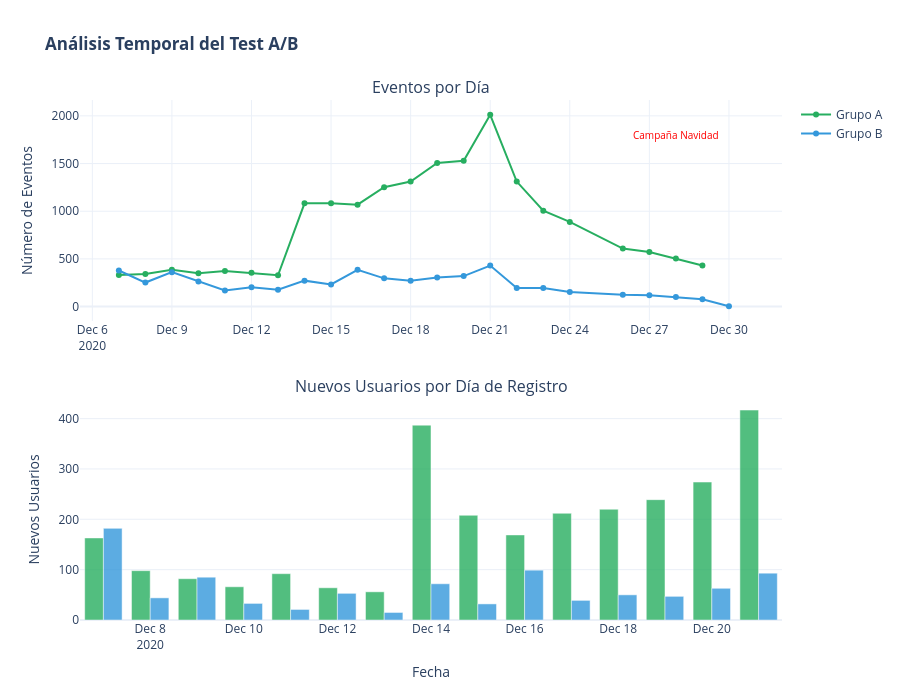

Here is the notebook cell this chart was saved with:
### Markdown cell above
<a id='54-temporal'></a>
### 5.4 Distribución Temporal de Eventos

Analizamos cómo se distribuyen los eventos a lo largo del tiempo para detectar anomalías o patrones inusuales.

### Code cell
# Preparar datos temporales
test_events['date'] = test_events['event_dt'].dt.date
daily_events = test_events.groupby(['date', 'group']).size().reset_index(name='count')
daily_events['date'] = pd.to_datetime(daily_events['date'])

# Visualización interactiva con Plotly
fig = make_subplots(
    rows=2, cols=1,
    subplot_titles=('Eventos por Día', 'Nuevos Usuarios por Día de Registro'),
    vertical_spacing=0.15,
    row_heights=[0.5, 0.5]
)

# Gráfico 1: Eventos por día
for group, color in [('A', '#27ae60'), ('B', '#3498db')]:
    group_data = daily_events[daily_events['group'] == group]
    fig.add_trace(go.Scatter(
        x=group_data['date'],
        y=group_data['count'],
        mode='lines+markers',
        name=f'Grupo {group}',
        line=dict(color=color, width=2),
        marker=dict(size=6)
    ), row=1, col=1)

# Añadir área de campaña navideña usando shape
fig.add_shape(type="rect", x0='2020-12-25', x1='2021-01-01', y0=0, y1=1,
              fillcolor='red', opacity=0.1, line_width=0,
              xref='x', yref='paper', row=1, col=1)
fig.add_annotation(x='2020-12-28', y=0.95, text="Campaña Navidad", showarrow=False,
                   font=dict(color="red", size=10), xref='x', yref='paper')

# Gráfico 2: Nuevos usuarios por día
test_users_daily = test_users.groupby(['first_date', 'group']).size().reset_index(name='count')
for group, color in [('A', '#27ae60'), ('B', '#3498db')]:
    group_data = test_users_daily[test_users_daily['group'] == group]
    fig.add_trace(go.Bar(
        x=group_data['first_date'],
        y=group_data['count'],
        name=f'Grupo {group}',
        marker_color=color,
        opacity=0.8,
        showlegend=False
    ), row=2, col=1)

fig.update_layout(
    height=700,
    title='<b>Análisis Temporal del Test A/B</b>',
    barmode='group'
)
fig.update_xaxes(title_text='Fecha', row=2, col=1)
fig.update_yaxes(title_text='Número de Eventos', row=1, col=1)
fig.update_yaxes(title_text='Nuevos Usuarios', row=2, col=1)

fig.show()

### Figure 1 — Plotly figure (JSON) as saved in the notebook; plotly's stock layout.template omitted (floating-point values rounded to 4 significant figures)
{"data": [{"line": {"color": "#27ae60", "width": 2}, "marker": {"size": 6}, "mode": "lines+markers", "name": "Grupo A", "type": "scatter", "x": ["2020-12-07T00:00:00", "2020-12-08T00:00:00", "2020-12-09T00:00:00", "2020-12-10T00:00:00", "2020-12-11T00:00:00", "2020-12-12T00:00:00", "2020-12-13T00:00:00", "2020-12-14T00:00:00", "2020-12-15T00:00:00", "2020-12-16T00:00:00", "2020-12-17T00:00:00", "2020-12-18T00:00:00", "2020-12-19T00:00:00", "2020-12-20T00:00:00", "2020-12-21T00:00:00", "2020-12-22T00:00:00", "2020-12-23T00:00:00", "2020-12-24T00:00:00", "2020-12-26T00:00:00", "2020-12-27T00:00:00", "2020-12-28T00:00:00", "2020-12-29T00:00:00"], "xaxis": "x", "y": [331, 341, 385, 350, 374, 355, 328, 1083, 1084, 1069, 1252, 1312, 1506, 1528, 2011, 1311, 1005, 888, 608, 572, 503, 431], "yaxis": "y"}, {"line": {"color": "#3498db", "width": 2}, "marker": {"size": 6}, "mode": "lines+markers", "name": "Grupo B", "type": "scatter", "x": ["2020-12-07T00:00:00", "2020-12-08T00:00:00", "2020-12-09T00:00:00", "2020-12-10T00:00:00", "2020-12-11T00:00:00", "2020-12-12T00:00:00", "2020-12-13T00:00:00", "2020-12-14T00:00:00", "2020-12-15T00:00:00", "2020-12-16T00:00:00", "2020-12-17T00:00:00", "2020-12-18T00:00:00", "2020-12-19T00:00:00", "2020-12-20T00:00:00", "2020-12-21T00:00:00", "2020-12-22T00:00:00", "2020-12-23T00:00:00", "2020-12-24T00:00:00", "2020-12-26T00:00:00", "2020-12-27T00:00:00", "2020-12-28T00:00:00", "2020-12-29T00:00:00", "2020-12-30T00:00:00"], "xaxis": "x", "y": [378, 252, 361, 263, 168, 203, 176, 272, 232, 385, 296, 272, 304, 320, 430, 195, 196, 154, 125, 119, 100, 77, 4], "yaxis": "y"}, {"marker": {"color": "#27ae60"}, "name": "Grupo A", "opacity": 0.8, "showlegend": false, "type": "bar", "x": ["2020-12-07T00:00:00", "2020-12-08T00:00:00", "2020-12-09T00:00:00", "2020-12-10T00:00:00", "2020-12-11T00:00:00", "2020-12-12T00:00:00", "2020-12-13T00:00:00", "2020-12-14T00:00:00", "2020-12-15T00:00:00", "2020-12-16T00:00:00", "2020-12-17T00:00:00", "2020-12-18T00:00:00", "2020-12-19T00:00:00", "2020-12-20T00:00:00", "2020-12-21T00:00:00"], "xaxis": "x2", "y": [163, 98, 82, 66, 92, 64, 56, 387, 208, 169, 212, 220, 239, 274, 417], "yaxis": "y2"}, {"marker": {"color": "#3498db"}, "name": "Grupo B", "opacity": 0.8, "showlegend": false, "type": "bar", "x": ["2020-12-07T00:00:00", "2020-12-08T00:00:00", "2020-12-09T00:00:00", "2020-12-10T00:00:00", "2020-12-11T00:00:00", "2020-12-12T00:00:00", "2020-12-13T00:00:00", "2020-12-14T00:00:00", "2020-12-15T00:00:00", "2020-12-16T00:00:00", "2020-12-17T00:00:00", "2020-12-18T00:00:00", "2020-12-19T00:00:00", "2020-12-20T00:00:00", "2020-12-21T00:00:00"], "xaxis": "x2", "y": [182, 44, 85, 33, 21, 53, 15, 72, 32, 99, 39, 50, 47, 63, 93], "yaxis": "y2"}], "layout": {"annotations": [{"font": {"size": 16}, "showarrow": false, "text": "Eventos por Día", "x": 0.5, "xanchor": "center", "xref": "paper", "y": 1.0, "yanchor": "bottom", "yref": "paper"}, {"font": {"size": 16}, "showarrow": false, "text": "Nuevos Usuarios por Día de Registro", "x": 0.5, "xanchor": "center", "xref": "paper", "y": 0.425, "yanchor": "bottom", "yref": "paper"}, {"font": {"color": "red", "size": 10}, "showarrow": false, "text": "Campaña Navidad", "x": "2020-12-28", "xref": "x", "y": 0.95, "yref": "paper"}], "barmode": "group", "height": 700, "shapes": [{"fillcolor": "red", "line": {"width": 0}, "opacity": 0.1, "type": "rect", "x0": "2020-12-25", "x1": "2021-01-01", "xref": "x", "y0": 0, "y1": 1, "yref": "y"}], "title": {"text": "<b>Análisis Temporal del Test A/B</b>"}, "xaxis": {"anchor": "y", "domain": [0.0, 1.0]}, "xaxis2": {"anchor": "y2", "domain": [0.0, 1.0], "title": {"text": "Fecha"}}, "yaxis": {"anchor": "x", "domain": [0.575, 1.0], "title": {"text": "Número de Eventos"}}, "yaxis2": {"anchor": "x2", "domain": [0.0, 0.425], "title": {"text": "Nuevos Usuarios"}}}}
